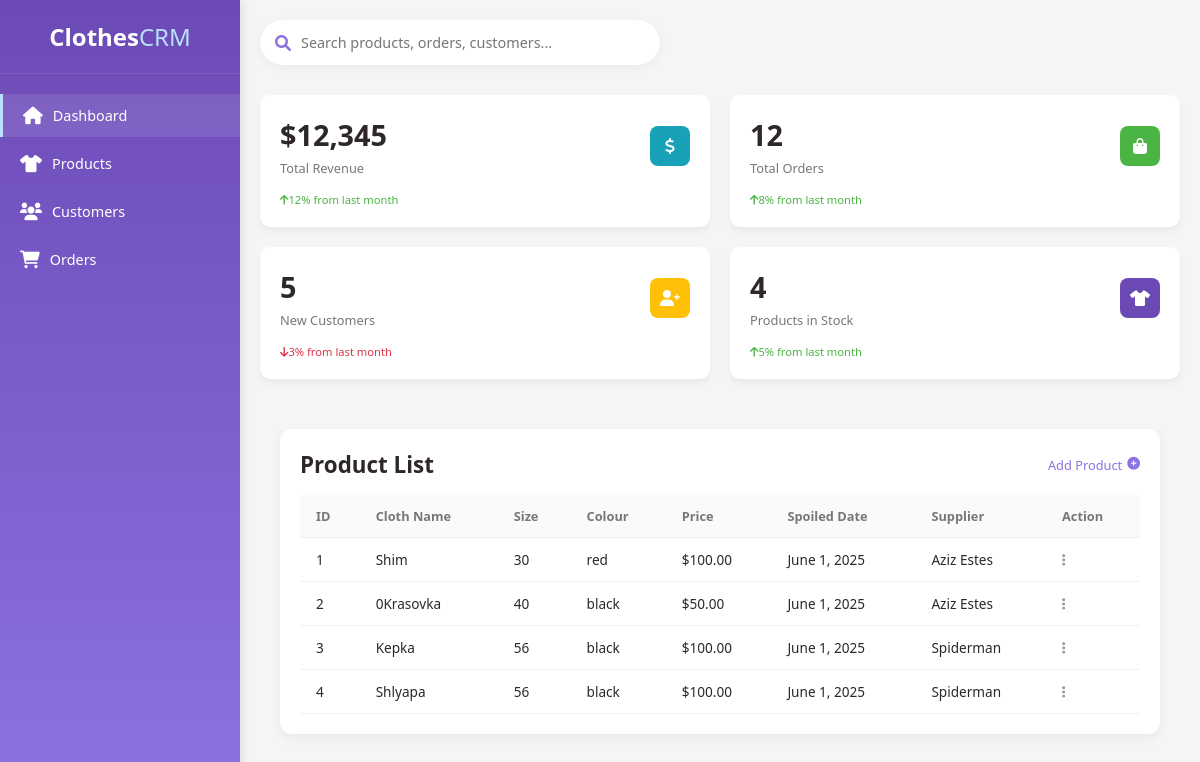
Screenshot of /products/ with the database file from the repository.
### product/models.py (models this page shows)
class Product(models.Model):
    cloth_name = models.CharField(max_length=100)
    spoiled_date = models.DateField()
    price = models.DecimalField(max_digits=5, decimal_places=2)
    size = models.CharField(max_length=80)
    colour = models.CharField(max_length=80)
    supplier = models.ForeignKey(Supplier, on_delete=models.CASCADE)

### supply/models.py (models this page shows, shortened)
class Supplier(models.Model):
    supplier_name = models.CharField(max_length=100)
    phone_number = models.CharField(max_length=100)

### product/views.py (the view)
# urls.py: path('', products, name='products'),
def products(request):
    products = Product.objects.select_related('supplier').all()
    product_count = products.count()
    customer = Customer.objects.count()
    orders = Order.objects.count()
    ctx = {
        'products': products,
        'product_count': product_count,
        'customer': customer,
        'orders': orders,
    }
    return render(request, 'products.html', ctx)

### templates/products.html (shortened to what this page needs)
{% extends 'base.html' %}
{% block content %}
    <div class="content-section">
    <div class="section-card">
        <div class="section-header">
            <h3>Product List</h3>
            <a href="#">Add Product <i class="fas fa-plus-circle"></i></a>
        </div>
        <table class="orders-table">
            <thead>
                <tr>
                    <th>ID</th>
                    <th>Cloth Name</th>
                    <th>Size</th>
                    <th>Colour</th>
                    <th>Price</th>
                    <th>Spoiled Date</th>
                    <th>Supplier</th>
                    <th>Action</th>
                </tr>
            </thead>
            <tbody>
                {% for product in products %}
                <tr>
                    <td>{{ product.id }}</td>
                    <td>{{ product.cloth_name }}</td>
                    <td>{{ product.size }}</td>
                    <td>{{ product.colour }}</td>
                    <td>${{ product.price }}</td>
                    <td>{{ product.spoiled_date }}</td>
                    <td>{{ product.supplier.supplier_name }}</td>
                    <td><i class="fas fa-ellipsis-v"></i></td>
                </tr>
                {% empty %}
                <tr>
                    <td colspan="8">No products available.</td>
                </tr>
                {% endfor %}
            </tbody>
        </table>
    </div>
</div>
{% endblock content %}

### templates/base.html (shortened to what this page needs)
<!DOCTYPE html>
<html lang="en">
<head>
    <link rel="stylesheet" href="https://cdnjs.cloudflare.com/ajax/libs/font-awesome/6.0.0-beta3/css/all.min.css">
</head>
<body>
    <aside class="sidebar">
        <div class="logo">
            <h2>Clothes<span>CRM</span></h2>
        </div>
        <ul class="nav-menu">
            <li class="nav-item active">
                <a href="{% url 'main' %}">
                    <i class="fas fa-home"></i>
                    <span>Dashboard</span>
                </a>
            </li>
            <li class="nav-item">
                <a href="{% url 'products' %}">
                    <i class="fas fa-tshirt"></i>
                    <span>Products</span>
                </a>
            </li>
            <li class="nav-item">
                <a href="#">
                    <i class="fas fa-users"></i>
                    <span>Customers</span>
                </a>
            </li>
            <li class="nav-item">
                <a href="{% url 'orders' %}">
                    <i class="fas fa-shopping-cart"></i>
                    <span>Orders</span>
                </a>
            </li>
        </ul>
    </aside>
    <main class="main-content">
        <header class="header">
            <div class="search-bar">
                <i class="fas fa-search"></i>
                <input type="text" placeholder="Search products, orders, customers...">
            </div>
        </header>
        <div class="dashboard-cards">
            <div class="card">
                <div class="card-header">
                    <div>
                        <h3>$12,345</h3>
                        <p>Total Revenue</p>
                    </div>
                    <div class="card-icon blue">
                        <i class="fas fa-dollar-sign"></i>
                    </div>
                </div>
                <div class="trend up">
                    <i class="fas fa-arrow-up"></i>
                    <span>12% from last month</span>
                </div>
            </div>
            <div class="card">
                <div class="card-header">
                    <div>
                        <h3>{{ orders }}</h3>
                        <p>Total Orders</p>
                    </div>
                    <div class="card-icon green">
                        <i class="fas fa-shopping-bag"></i>
                    </div>
                </div>
                <div class="trend up">
                    <i class="fas fa-arrow-up"></i>
                    <span>8% from last month</span>
                </div>
            </div>
            <div class="card">
                <div class="card-header">
                    <div>
                        <h3>{{ customer }}</h3>
                        <p>New Customers</p>
                    </div>
                    <div class="card-icon orange">
                        <i class="fas fa-user-plus"></i>
                    </div>
                </div>
                <div class="trend down">
                    <i class="fas fa-arrow-down"></i>
                    <span>3% from last month</span>
                </div>
            </div>
            <div class="card">
                <div class="card-header">
                    <div>
                        <h3>{{ product_count }}</h3>
                        <p>Products in Stock</p>
                    </div>
                    <div class="card-icon purple">
                        <i class="fas fa-tshirt"></i>
                    </div>
                </div>
                <div class="trend up">
                    <i class="fas fa-arrow-up"></i>
                    <span>5% from last month</span>
                </div>
            </div>
        </div>
        {% block content %}
        {% endblock content %}
    </main>
</body>
</html>

### templates/base.html (style rules this page uses)
:root { --primary: #6C4AB6; --secondary: #8D72E1; --accent: #B9E0FF; --light: #F8F6F4; --dark: #2D2727; --success: #4BB543; --warning: #FFC107; --danger: #DC3545; --info: #17A2B8; }
* { margin: 0; padding: 0; box-sizing: border-box; font-family: 'Segoe UI', Tahoma, Geneva, Verdana, sans-serif; }
body { background-color: #f5f5f7; color: var(--dark); display: grid; grid-template-columns: 240px 1fr; min-height: 100vh; }
.sidebar { background: linear-gradient(180deg, var(--primary), var(--secondary)); color: white; padding: 20px 0; box-shadow: 2px 0 10px rgba(0,0,0,0.1); position: relative; z-index: 10; }
.logo { text-align: center; padding: 0 20px 20px; border-bottom: 1px solid rgba(255,255,255,0.1); margin-bottom: 20px; }
.logo h2 { font-weight: 700; font-size: 1.5rem; }
.logo span { color: var(--accent); font-weight: 300; }
.nav-menu { list-style: none; }
.nav-item { margin: 5px 0; position: relative; }
.nav-item a { color: white; text-decoration: none; display: flex; align-items: center; padding: 12px 20px; transition: all 0.3s; font-size: 0.9rem; }
.nav-item a:hover, .nav-item.active a { background-color: rgba(255,255,255,0.1); border-left: 3px solid var(--accent); }
.nav-item i { margin-right: 10px; font-size: 1.1rem; }
.main-content { padding: 20px; }
.header { display: flex; justify-content: space-between; align-items: center; margin-bottom: 30px; }
.search-bar { display: flex; align-items: center; background-color: white; border-radius: 30px; padding: 8px 15px; box-shadow: 0 2px 10px rgba(0,0,0,0.05); width: 400px; }
.search-bar input { border: none; outline: none; padding: 5px 10px; width: 100%; font-size: 0.9rem; }
.search-bar i { color: var(--secondary); }
.dashboard-cards { display: grid; grid-template-columns: repeat(4, 1fr); gap: 20px; margin-bottom: 30px; }
.card { background-color: white; border-radius: 10px; padding: 20px; box-shadow: 0 4px 6px rgba(0,0,0,0.05); transition: transform 0.3s; }
.card-header { display: flex; justify-content: space-between; align-items: center; margin-bottom: 15px; }
.card-icon { width: 40px; height: 40px; border-radius: 8px; display: flex; align-items: center; justify-content: center; color: white; }
.card-icon.blue { background-color: var(--info); }
.card-icon.green { background-color: var(--success); }
.card-icon.orange { background-color: var(--warning); }
.card-icon.purple { background-color: var(--primary); }
.card h3 { font-size: 1.8rem; margin-bottom: 5px; }
.card p { font-size: 0.8rem; color: #777; }
.trend { display: flex; align-items: center; font-size: 0.7rem; margin-top: 5px; }
.trend.up { color: var(--success); }
.trend.down { color: var(--danger); }
.content-section { display: grid; grid-template-columns: 2fr 1fr; gap: 20px; margin-bottom: 30px; }
.section-card { background-color: white; border-radius: 10px; padding: 20px; box-shadow: 0 4px 6px rgba(0,0,0,0.05); }
.section-header { display: flex; justify-content: space-between; align-items: center; margin-bottom: 20px; }
.section-header h3 { font-size: 1.2rem; }
.section-header a { color: var(--secondary); text-decoration: none; font-size: 0.8rem; display: flex; align-items: center; }
.section-header a i { margin-left: 5px; }
.orders-table { width: 100%; border-collapse: collapse; }
.orders-table th { text-align: left; padding: 10px; font-size: 0.8rem; color: #777; border-bottom: 1px solid #eee; }
.orders-table td { padding: 12px 10px; font-size: 0.85rem; border-bottom: 1px solid #eee; }
@media (max-width: 1200px) { .dashboard-cards { grid-template-columns: repeat(2, 1fr); } }
@media (max-width: 1200px) { .content-section { grid-template-columns: 1fr; } }

### templates/products.html (style rules this page uses)
.content-section { padding: 20px; }
.section-card { background: #fff; border-radius: 12px; padding: 20px; box-shadow: 0 4px 12px rgba(0,0,0,0.05); }
.section-header { display: flex; justify-content: space-between; align-items: center; margin-bottom: 15px; }
.section-header h3 { font-size: 1.4rem; font-weight: 600; }
.orders-table { width: 100%; border-collapse: collapse; }
.orders-table th, .orders-table td { padding: 12px 16px; text-align: left; border-bottom: 1px solid #f0f0f0; }
.orders-table thead { background-color: #f9fafb; font-weight: bold; }
.orders-table td i { cursor: pointer; color: #999; }

### rows the page displays
Product: id "1", cloth_name "Shim", size "30", colour "red", price "100.00", spoiled_date "June 1, 2025", supplier.supplier_name "Aziz Estes"
Product: id "2", cloth_name "0Krasovka", size "40", colour "black", price "50.00", spoiled_date "June 1, 2025", supplier.supplier_name "Aziz Estes"
Product: id "3", cloth_name "Kepka", size "56", colour "black", price "100.00", spoiled_date "June 1, 2025", supplier.supplier_name "Spiderman"
Product: id "4", cloth_name "Shlyapa", size "56", colour "black", price "100.00", spoiled_date "June 1, 2025", supplier.supplier_name "Spiderman"

### other values shown
{{ orders }} "12"
{{ customer }} "5"
{{ product_count }} "4"
